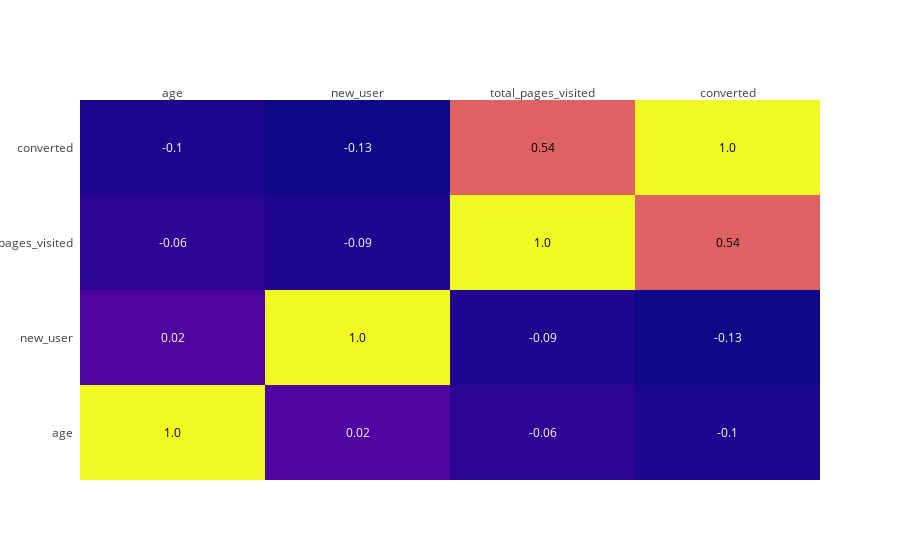

The cell this chart's notebook holds for it:
### Code cell
# Correlation matrix
corr_matrix = data_sample.corr().round(2)

fig = ff.create_annotated_heatmap(corr_matrix.values,
                                  x = corr_matrix.columns.tolist(),
                                  y = corr_matrix.index.tolist())
fig.show()

### Figure 1 — Plotly figure (JSON) as saved in the notebook; plotly's stock layout.template omitted (floating-point values rounded to 4 significant figures)
{"data": [{"colorscale": [[0, "#0d0887"], [0.1111, "#46039f"], [0.2222, "#7201a8"], [0.3333, "#9c179e"], [0.4444, "#bd3786"], [0.5556, "#d8576b"], [0.6667, "#ed7953"], [0.7778, "#fb9f3a"], [0.8889, "#fdca26"], [1, "#f0f921"]], "reversescale": false, "showscale": false, "type": "heatmap", "x": ["age", "new_user", "total_pages_visited", "converted"], "y": ["age", "new_user", "total_pages_visited", "converted"], "z": [[1, 0.02, -0.06, -0.1], [0.02, 1, -0.09, -0.13], [-0.06, -0.09, 1, 0.54], [-0.1, -0.13, 0.54, 1]]}], "layout": {"annotations": [{"font": {"color": "#000000"}, "showarrow": false, "text": "1.0", "x": "age", "xref": "x", "y": "age", "yref": "y"}, {"font": {"color": "#FFFFFF"}, "showarrow": false, "text": "0.02", "x": "new_user", "xref": "x", "y": "age", "yref": "y"}, {"font": {"color": "#FFFFFF"}, "showarrow": false, "text": "-0.06", "x": "total_pages_visited", "xref": "x", "y": "age", "yref": "y"}, {"font": {"color": "#FFFFFF"}, "showarrow": false, "text": "-0.1", "x": "converted", "xref": "x", "y": "age", "yref": "y"}, {"font": {"color": "#FFFFFF"}, "showarrow": false, "text": "0.02", "x": "age", "xref": "x", "y": "new_user", "yref": "y"}, {"font": {"color": "#000000"}, "showarrow": false, "text": "1.0", "x": "new_user", "xref": "x", "y": "new_user", "yref": "y"}, {"font": {"color": "#FFFFFF"}, "showarrow": false, "text": "-0.09", "x": "total_pages_visited", "xref": "x", "y": "new_user", "yref": "y"}, {"font": {"color": "#FFFFFF"}, "showarrow": false, "text": "-0.13", "x": "converted", "xref": "x", "y": "new_user", "yref": "y"}, {"font": {"color": "#FFFFFF"}, "showarrow": false, "text": "-0.06", "x": "age", "xref": "x", "y": "total_pages_visited", "yref": "y"}, {"font": {"color": "#FFFFFF"}, "showarrow": false, "text": "-0.09", "x": "new_user", "xref": "x", "y": "total_pages_visited", "yref": "y"}, {"font": {"color": "#000000"}, "showarrow": false, "text": "1.0", "x": "total_pages_visited", "xref": "x", "y": "total_pages_visited", "yref": "y"}, {"font": {"color": "#000000"}, "showarrow": false, "text": "0.54", "x": "converted", "xref": "x", "y": "total_pages_visited", "yref": "y"}, {"font": {"color": "#FFFFFF"}, "showarrow": false, "text": "-0.1", "x": "age", "xref": "x", "y": "converted", "yref": "y"}, {"font": {"color": "#FFFFFF"}, "showarrow": false, "text": "-0.13", "x": "new_user", "xref": "x", "y": "converted", "yref": "y"}, {"font": {"color": "#000000"}, "showarrow": false, "text": "0.54", "x": "total_pages_visited", "xref": "x", "y": "converted", "yref": "y"}, {"font": {"color": "#000000"}, "showarrow": false, "text": "1.0", "x": "converted", "xref": "x", "y": "converted", "yref": "y"}], "xaxis": {"dtick": 1, "gridcolor": "rgb(0, 0, 0)", "side": "top", "ticks": ""}, "yaxis": {"dtick": 1, "ticks": "", "ticksuffix": "  "}}}
